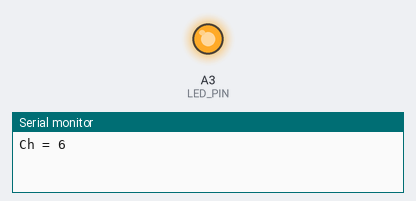
Simulated run of this sketch. Board: Arduino Uno, built with avr-gcc and run on an emulated ATmega328P. Shown: output pins drawn as LEDs (lit = HIGH), the last lines printed to the serial monitor.

Above: at 0.5 s.
At 27.7 s:
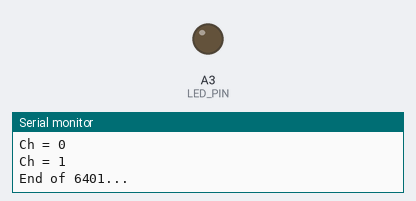
Timing chart, 0 to 40.2 s (numbered marks = the images above):
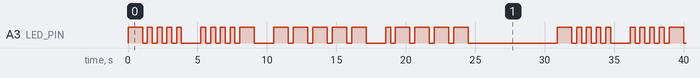

The sketch:

morsecode_generator_delay.ino
```cpp
const char* MorseTable[] = {
        NULL, NULL, NULL, NULL, NULL, NULL, NULL, NULL,
        NULL, NULL, NULL, NULL, NULL, NULL, NULL, NULL,
        NULL, NULL, NULL, NULL, NULL, NULL, NULL, NULL,
        NULL, NULL, NULL, NULL, NULL, NULL, NULL, NULL,
        // space, !, ", #, $, %, &, '
        NULL, "-.-.--", ".-..-.", NULL, NULL, NULL, NULL, ".----.",
        // ( ) * + , - . /
        "-.--.", "-.--.-", NULL, ".-.-.", "--..--", "-....-", ".-.-.-", "-..-.",
        // 0 1 2 3 4 5 6 7
        "-----", ".----", "..---", "...--", "....-", ".....", "-....", "--...",
        // 8 9 : ; < = > ?
        "---..", "----.", "---...", "-.-.-.", NULL, "-...-", NULL, "..--..",
        // @ A B C D E F G
        ".--.-.", ".-", "-...", "-.-.", "-..", ".", "..-.", "--.",
        // H I J K L M N O
        "....", "..", ".---", "-.-", ".-..", "--", "-.", "---",
        // P Q R S T U V W
        ".--.", "--.-", ".-.", "...", "-", "..-", "...-", ".--",
        // X Y Z [ \ ] ^ _
        "-..-", "-.--", "--..", NULL, NULL, NULL, NULL, "..--.-",
        // ' a b c d e f g
        NULL, ".-", "-...", "-.-.", "-..", ".", "..-.", "--.",
        // h i j k l m n o
        "....", "..", ".---", "-.-", ".-..", "--", "-.", "---",
        // p q r s t u v w
        ".--.", "--.-", ".-.", "...", "-", "..-", "...-", ".--",
        // x y z { | } ~ DEL
        "-..-", "-.--", "--..", NULL, NULL, NULL, NULL, NULL,
        };

const byte LED_PIN = A3;
int dotLength = 350;
int dashLength = dotLength*3;
const char* morseCodeDefault = "6401";
const byte morseCodeLength = 4;
int cpt = 0;

void setup() {
  // put your setup code here, to run once:
  pinMode(LED_PIN, OUTPUT);
  Serial.begin(9600);
}

void loop() {

  for (int cpt = 0; cpt < morseCodeLength; cpt++) {
  char ch = morseCodeDefault[cpt];
  Serial.print("Ch = ");
  Serial.println(ch);
  flashDashDot(MorseTable[ch]);
  delay(dotLength*3);
  }

  Serial.println("End of 6401...");
  delay(5000);
}

void flashDashDot(const char * morseCode)
{
  int i = 0;
  while(morseCode[i] != 0)
  {
    if(morseCode[i] == '.'){
      dot();
    } else if (morseCode[i] == '-'){
      dash();
    }
    i++;
  }
}

void dot()
{
  digitalWrite(LED_PIN, HIGH);
  delay(dotLength);
  digitalWrite(LED_PIN, LOW);
  delay(dotLength);
}

void dash()
{
  digitalWrite(LED_PIN, HIGH);
  delay(dashLength);
  digitalWrite(LED_PIN, LOW);
  delay(dotLength);
}
```

Measured:
- by itself, A3 (LED_PIN): moves between LOW and HIGH, repeating every 30.9 s
- by itself, everything shown: repeats every 30.9 s, in 40 steps
